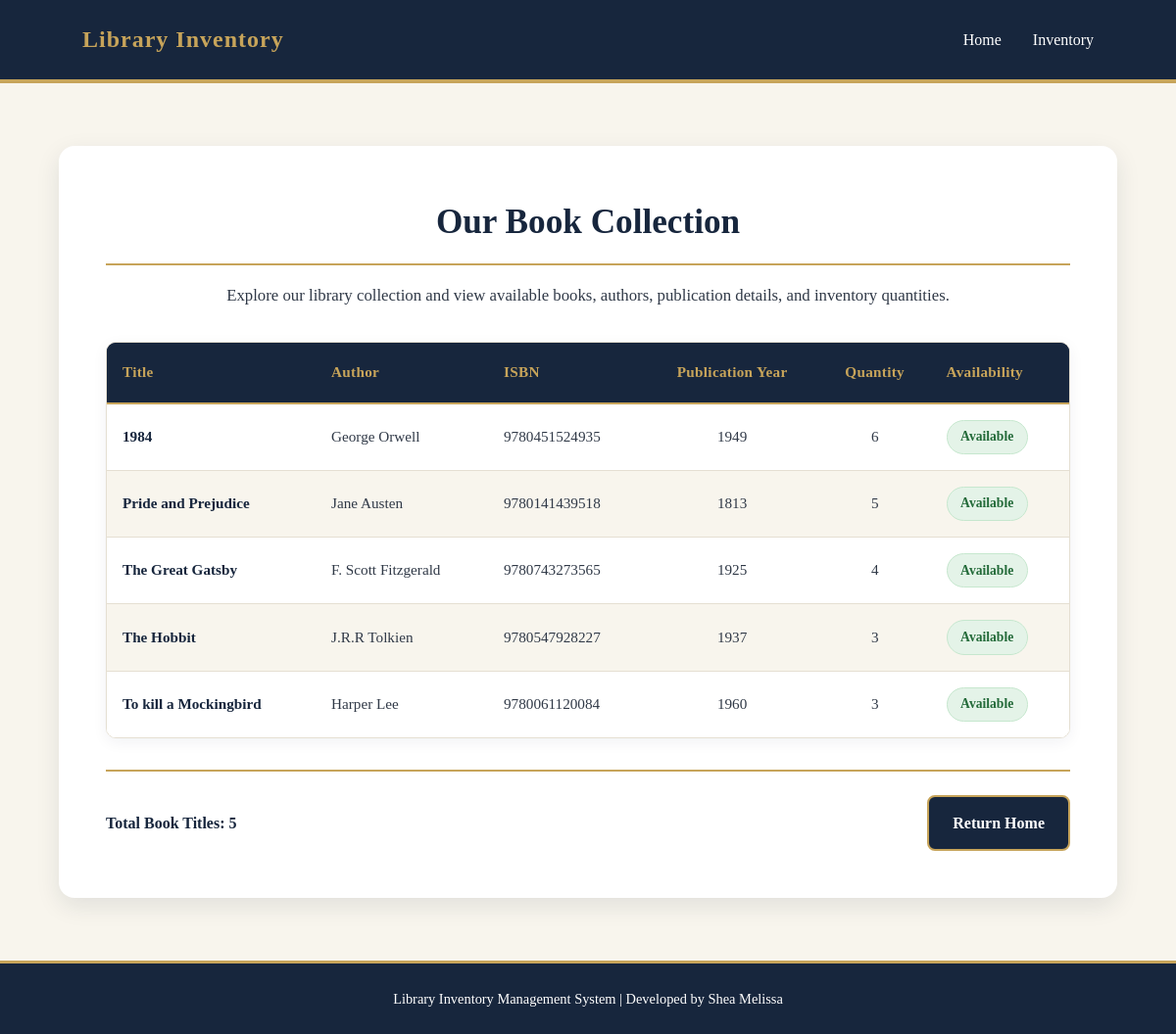
Screenshot of /inventory/ with the database file from the repository.
### inventory/models.py (models this page shows, shortened)
class Book(models.Model):
    title = models.CharField(max_length=200)
    author = models.CharField(max_length=150)
    isbn = models.CharField(max_length=13, unique=True)
    publication_year = models.PositiveIntegerField()
    quantity = models.PositiveIntegerField(default=1)

### inventory/views.py (the view)
# urls.py: path('', views.inventory_view, name='inventory'),
def inventory_view(request):
    books = Book.objects.all().order_by('title')
    context = {
        'books': books,
    }
    return render(request, 'inventory.html', context)

### templates/inventory.html (shortened to what this page needs)
{% extends 'base.html' %}
{% block content %}
<section class="inventory-section">
    <div class="inventory-heading">
        <h1>Our Book Collection</h1>
        <p>
            Explore our library collection and view
            available books, authors, publication
            details, and inventory quantities.
        </p>
    </div>
    <div class="inventory-table-wrapper">
        <table class="inventory-table">
            <thead>
                <tr>
                    <th>Title</th>
                    <th>Author</th>
                    <th>ISBN</th>
                    <th>Publication Year</th>
                    <th>Quantity</th>
                    <th>Availability</th>
                </tr>
            </thead>
            <tbody>
                {% for book in books %}
                <tr>
                    <td>{{ book.title }}</td>
                    <td>{{ book.author }}</td>
                    <td>{{ book.isbn }}</td>
                    <td>{{ book.publication_year }}</td>
                    <td>{{ book.quantity }}</td>
                    <td>
                        {% if book.quantity > 0 %}
                            <span class="available">
                                Available
                            </span>
                        {% else %}
                            <span class="unavailable">
                                Out of Stock
                            </span>
                        {% endif %}
                    </td>
                </tr>
                {% empty %}
                <tr>
                    <td colspan="6" class="empty-message">
                        No books have been added yet.
                    </td>
                </tr>
                {% endfor %}
            </tbody>
        </table>
    </div>
    <div class="inventory-footer">
        <p>
            Total Book Titles:
            <strong>{{ books|length }}</strong>
        </p>
        <a href="{% url 'home' %}" class="btn">
            Return Home
        </a>
    </div>
</section>
{% endblock %}

### templates/base.html (shortened to what this page needs)
{% load static %}
<!DOCTYPE html>
<html lang="en">
<head>
    <link rel="stylesheet" href="{% static 'css/style.css' %}">
</head>
<body>
    <header>
        <nav class="navbar">
            <div class="logo">
                <h1>Library Inventory</h1>
            </div>
            <ul class="nav-links">
                <li>
                    <a href="{% url 'home' %}">Home</a>
                </li>
                <li>
                    <a href="{% url 'inventory' %}">Inventory</a>
                </li>
            </ul>
        </nav>
    </header>
    <main class="container">
        {% block content %}
        {% endblock content %}
    </main>
    <footer>
        <p>
            Library Inventory Management System
            | Developed by Shea Melissa
        </p>
    </footer>
</body>
</html>

### static/css/style.css (style rules this page uses)
:root { --navy: #17263d; --navy-light: #263b55; --gold: #c7a45a; --cream: #f8f5ed; --white: #ffffff; --text: #303947; --muted: #667085; --border: #e5dfd2; }
* { margin: 0; padding: 0; box-sizing: border-box; }
body { font-family: Georgia, 'Times New Roman', serif; background-color: var(--cream); color: var(--text); line-height: 1.7; min-height: 100vh; display: flex; flex-direction: column; }
a { text-decoration: none; color: inherit; }
.navbar { background-color: var(--navy); color: var(--white); padding: 1.25rem 7%; display: flex; justify-content: space-between; align-items: center; gap: 2rem; border-bottom: 4px solid var(--gold); }
.logo h1 { color: var(--gold); font-size: 1.5rem; letter-spacing: 1px; }
.nav-links { display: flex; gap: 2rem; list-style: none; }
.nav-links a { color: var(--white); font-size: 1rem; transition: color 0.3s ease; }
.container { width: 90%; max-width: 1200px; margin: 0 auto; padding: 4rem 0; flex: 1; }
.btn-primary, .inventory-footer .btn { display: inline-block; padding: 0.9rem 1.8rem; background-color: var(--navy); color: var(--white); border: 2px solid var(--gold); border-radius: 8px; font-family: inherit; font-size: 1rem; font-weight: bold; text-align: center; cursor: pointer; transition: background-color 0.3s ease, transform 0.3s ease; }
.inventory-section { background: var(--white); padding: 3rem; border-radius: 16px; box-shadow: 0 8px 25px rgba(23, 38, 61, 0.1); width: 100%; }
.inventory-section h1 { color: var(--navy); font-size: clamp(1.7rem, 3vw, 2.2rem); margin-bottom: 1.5rem; border-bottom: 2px solid var(--gold); padding-bottom: 0.75rem; }
.inventory-heading { text-align: center; margin-bottom: 2rem; }
.inventory-heading h1 { color: var(--navy); font-size: 2.2rem; margin-bottom: 1rem; }
.inventory-heading p, .inventory-section > p { color: var(--text); font-size: 1.05rem; line-height: 1.8; }
.inventory-table-wrapper { width: 100%; overflow-x: auto; margin: 2rem 0; border: 1px solid var(--border); border-radius: 10px; box-shadow: 0 4px 15px rgba(23, 38, 61, 0.06); }
.inventory-table { width: 100%; border-collapse: collapse; border-spacing: 0; background-color: var(--white); table-layout: auto; }
.inventory-table thead { background-color: var(--navy); }
.inventory-table th { background-color: var(--navy); color: var(--gold); padding: 1.1rem 1rem; text-align: left; font-size: 0.95rem; font-weight: bold; letter-spacing: 0.3px; white-space: nowrap; border-bottom: 2px solid var(--gold); }
.inventory-table td { padding: 1rem; color: var(--text); font-size: 0.95rem; line-height: 1.5; border-bottom: 1px solid var(--border); vertical-align: middle; }
.inventory-table th:nth-child(4), .inventory-table td:nth-child(4), .inventory-table th:nth-child(5), .inventory-table td:nth-child(5) { text-align: center; }
.inventory-table tbody tr:nth-child(even) { background-color: var(--cream); }
.inventory-table tbody tr:nth-child(odd) { background-color: var(--white); }
.inventory-table tbody tr { transition: background-color 0.2s ease; }
.inventory-table tbody tr:last-child td { border-bottom: none; }
.inventory-table td:first-child { color: var(--navy); font-weight: bold; }
.inventory-table td:nth-child(3) { font-variant-numeric: tabular-nums; white-space: nowrap; }
.available, .unavailable { display: inline-block; padding: 0.4rem 0.85rem; border-radius: 20px; font-size: 0.85rem; font-weight: bold; text-align: center; white-space: nowrap; }
.available { background-color: #e4f3e8; color: #246b3a; border: 1px solid #c6e7ce; }
.inventory-footer { display: flex; justify-content: space-between; align-items: center; flex-wrap: wrap; gap: 1.5rem; margin-top: 2rem; padding-top: 1.5rem; border-top: 2px solid var(--gold); }
.inventory-footer p { color: var(--navy); font-size: 1rem; font-weight: bold; }
.inventory-footer .btn { padding: 0.8rem 1.5rem; }
footer { background-color: var(--navy); color: var(--white); text-align: center; padding: 1.5rem; border-top: 3px solid var(--gold); margin-top: auto; }
footer p { font-size: 0.9rem; }

### rows the page displays
Book: title "1984", author "George Orwell", isbn "9780451524935", publication_year "1949", quantity "6", shows "Available"
Book: title "Pride and Prejudice", author "Jane Austen", isbn "9780141439518", publication_year "1813", quantity "5", shows "Available"
Book: title "The Great Gatsby", author "F. Scott Fitzgerald", isbn "9780743273565", publication_year "1925", quantity "4", shows "Available"
Book: title "The Hobbit", author "J.R.R Tolkien", isbn "9780547928227", publication_year "1937", quantity "3", shows "Available"
Book: title "To kill a Mockingbird", author "Harper Lee", isbn "9780061120084", publication_year "1960", quantity "3", shows "Available"

### other values shown
{{ books|length }} "5"
